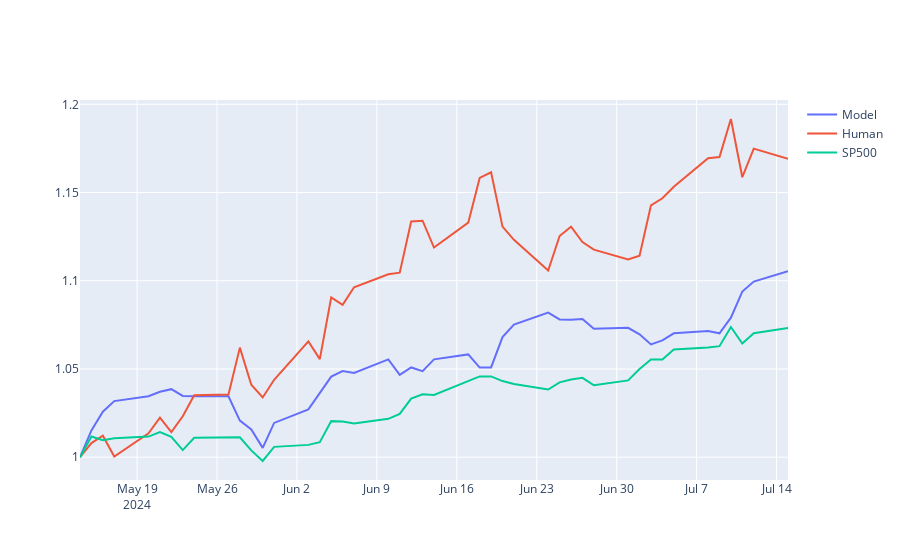

Notebook code cell kept with this figure:
### Code cell
# use plotly to plot the curve of the three assets
import plotly.graph_objects as go

fig = go.Figure()
date_list = log_return.index.tolist()
date_list.insert(0, pd.Timestamp('2024-05-14'))

fig.add_trace(go.Scatter(x=date_list, y=cur_asset_model_hist, mode='lines', name='Model'))
fig.add_trace(go.Scatter(x=date_list, y=cur_asset_human_hist, mode='lines', name='Human'))
fig.add_trace(go.Scatter(x=date_list, y=cur_asset_sp500_hist, mode='lines', name='SP500'))
fig.show()
